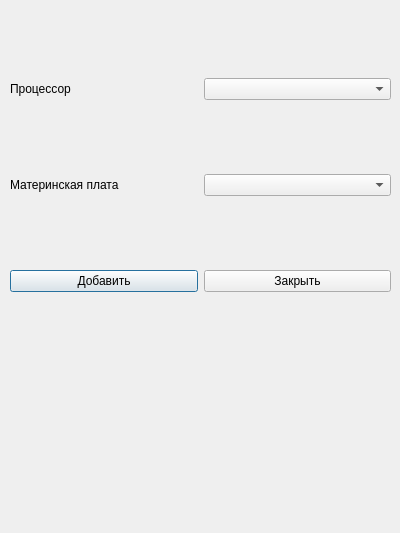
<?xml version="1.0" encoding="UTF-8"?>
<ui version="4.0">
 <class>AddComputerDialog</class>
 <widget class="QDialog" name="AddComputerDialog">
  <property name="geometry">
   <rect>
    <x>0</x>
    <y>0</y>
    <width>400</width>
    <height>533</height>
   </rect>
  </property>
  <property name="windowTitle">
   <string>Dialog</string>
  </property>
  <widget class="QWidget" name="verticalLayoutWidget">
   <property name="geometry">
    <rect>
     <x>10</x>
     <y>10</y>
     <width>381</width>
     <height>351</height>
    </rect>
   </property>
   <layout class="QVBoxLayout" name="verticalLayout">
    <item>
     <layout class="QHBoxLayout" name="horizontalLayout_5">
      <item>
       <widget class="QLabel" name="label_2">
        <property name="text">
         <string>Процессор</string>
        </property>
       </widget>
      </item>
      <item>
       <widget class="QComboBox" name="comboCpuName"/>
      </item>
     </layout>
    </item>
    <item>
     <layout class="QHBoxLayout" name="horizontalLayout">
      <item>
       <widget class="QLabel" name="label">
        <property name="text">
         <string>Материнская плата</string>
        </property>
       </widget>
      </item>
      <item>
       <widget class="QComboBox" name="comboBox"/>
      </item>
     </layout>
    </item>
    <item>
     <layout class="QHBoxLayout" name="horizontalLayout_9">
      <item>
       <widget class="QPushButton" name="buttonAddComputer">
        <property name="text">
         <string>Добавить</string>
        </property>
       </widget>
      </item>
      <item>
       <widget class="QPushButton" name="buttonCloseDialog">
        <property name="text">
         <string>Закрыть</string>
        </property>
       </widget>
      </item>
     </layout>
    </item>
   </layout>
  </widget>
 </widget>
 <resources/>
 <connections/>
</ui>
